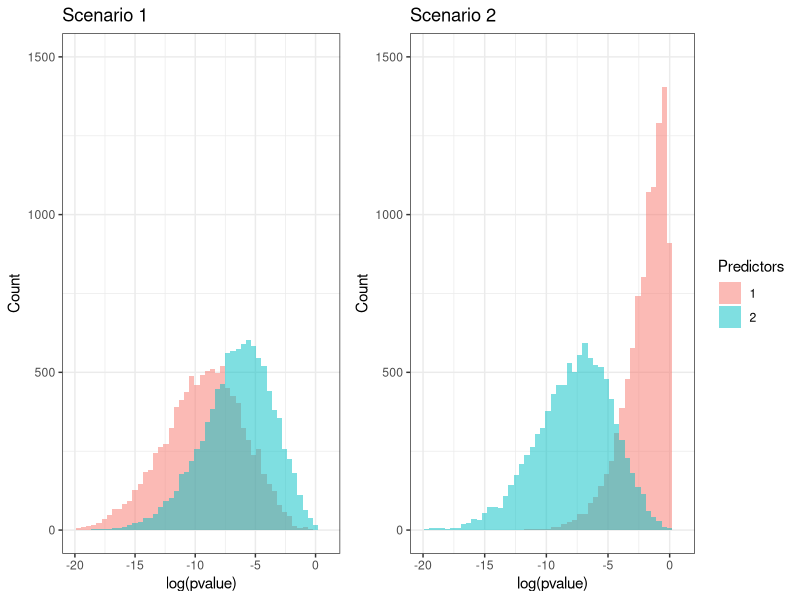

Generate this figure with R:
## ---- chunk 1
list.of.packages <- c("ggplot2", "gridExtra", "MASS", "reshape2", "dplyr")
new.packages <- list.of.packages[!(list.of.packages %in% installed.packages()[,"Package"])]
if(length(new.packages)) install.packages(new.packages)

library(ggplot2)
library(gridExtra)
library(MASS)
library(reshape2)
library(dplyr)
## ---- chunk 2
countries <- read.csv("data/country_stats.csv", check.names = F)
countries_2010 <- countries[countries$Year == 2010,]

countries_2010 <- rename(countries_2010, Emissions = `Emissions per capita (metric tons of carbon dioxide)`,
       `Tourists` = `Tourist/visitor arrivals (thousands)`,
       `Energy supply` = `Supply per capita (gigajoules)`,)

lm1 <- lm(log2(`Emissions`) ~ log2(`Energy supply`), 
          countries_2010[countries_2010$`Emissions` > 0,])

summary(lm1)$coefficients

lm2 <- lm(log2(`Emissions`) ~ log2(`Tourists`), 
          countries_2010[countries_2010$`Emissions` > 0,])

summary(lm2)$coefficients

lm3 <- lm(log2(`Emissions`) ~ log2(`Energy supply`) + 
            log2(`Tourists`), 
          countries_2010[countries_2010$`Emissions` > 0,])

summary(lm3)$coefficients

lm3_vcov <- vcov(lm3)
cormat <- t(t(lm3_vcov/sqrt(diag(lm3_vcov))) / sqrt(diag(lm3_vcov)))
round(cormat, 3)
## ---- chunk 3
set.seed(139)

nsims = 10000
n = 20
beta_1 = 2
beta_2 = 2
sigma = 2

# Correlation matrix for Xs
Sigma = cbind(c(1, 0.5), c(0.5, 1))

# Model with predictors for only X_1
pvals_single = vector(length = nsims)
for (i in 1:nsims) {
  x = mvrnorm(n = n, rep(0, 2), Sigma)
  y = x %*% c(beta_1, beta_2) + rnorm(n, 0, sigma)
  pvals_single[i] = summary(lm(y ~ x[,1]))$coefficients[2, 4]
}

# Model with predictors for X_1 and X_2
pvals_double = vector(length = nsims)
for (i in 1:nsims) {
  x = mvrnorm(n = n, rep(0, 2), Sigma)
  y = x %*% c(beta_1, beta_2) + rnorm(n, 0, sigma)
  pvals_double[i] = summary(lm(y ~ x))$coefficients[2, 4]
}

out_data = data.frame(predictors = as.factor(c(rep(1, nsims), rep(2, nsims))), pvalue = c(pvals_single, pvals_double))

plot1 <- ggplot(out_data, aes(x = log(pvalue), fill = predictors)) + 
  geom_histogram(alpha=0.5, position="identity", bins=50) + 
  theme_bw() + 
  labs(fill="Predictors") + 
  ylab("Count") + 
  ggtitle("Scenario 1") + 
  theme(legend.position = "none") + 
  xlim(c(-20, 1)) + 
  ylim(c(0, 1500))

# Notice the very large variance of X_2
Sigma = cbind(c(1, 0), c(0, 10))

# Model with X_1 as the only predictor
pvals_single = vector(length = nsims)
for (i in 1:nsims) {
  x = mvrnorm(n = n, rep(0, 2), Sigma)
  y = x %*% c(beta_1, beta_2) + rnorm(n, 0, sigma)
  pvals_single[i] = summary(lm(y ~ x[,1]))$coefficients[2, 4]
}

# Model with both X_1 and X_2 as predictors
pvals_double = vector(length = nsims)
for (i in 1:nsims) {
  x = mvrnorm(n = n, rep(0, 2), Sigma)
  y = x %*% c(beta_1, beta_2) + rnorm(n, 0, sigma)
  pvals_double[i] = summary(lm(y ~ x))$coefficients[2, 4]
}

out_data = data.frame(predictors = as.factor(c(rep(1, nsims), rep(2, nsims))), pvalue = c(pvals_single, pvals_double))

plot2 <- ggplot(out_data, aes(x = log(pvalue), fill = predictors)) + 
  geom_histogram(alpha=0.5, position="identity", bins = 50) + 
  theme_bw() + 
  labs(fill="Predictors") + 
  ylab("Count") + 
  ggtitle("Scenario 2") + 
  xlim(c(-20, 1)) + 
  ylim(c(0, 1500))

grid.arrange(plot1, plot2, ncol=2, widths=c(1,1.3))
## ---- chunk 4
contrast.test <- function(fit_lm, vec1, vec2) { # Takes named vector but uses the given order
  beta.hat = coef(fit_lm)
  C = vec1 - vec2
  t.stat = C %*% beta.hat/sqrt(t(C) %*% vcov(fit_lm) %*% C)
  p.value = 2*(pt(abs(t.stat),df=fit_lm$df.residual, lower.tail = F))
  return (c("t.stat" = t.stat, "p.value" = p.value, "df" = fit_lm$df.residual))
}

c("(Intercept)" = 1, log2(unlist(countries_2010[countries_2010$Country == "Seychelles", 
                                      c("Energy supply", "Tourists")]))) - 
  c("(Intercept)" = 1, log2(unlist(countries_2010[countries_2010$Country == "Madagascar", 
                                        c("Energy supply", "Tourists")])))

contrast.test(lm3, c("(Intercept)" = 1, log2(unlist(countries_2010[countries_2010$Country == "Seychelles", 
                                                         c("Energy supply", "Tourists")]))),
              c("(Intercept)" = 1, log2(unlist(countries_2010[countries_2010$Country == "Madagascar", 
                                                    c("Energy supply", "Tourists")]))))
## ---- chunk 5
# Make sure single predictor case collapses to t-test
contrast.test(lm3, c("(Intercept)" = 0, "Energy supply" = 1, "Tourists" = 0),
              c("(Intercept)" = 0, "Energy supply" = 0, "Tourists" = 0))
summary(lm3)$coefficients

# Make sure categorical predictor collapses to paired t-test
countries_2010$is_africa <- grepl("Africa", countries_2010$Region)

lm4 <- lm(log2(`Emissions`) ~ is_africa, 
          countries_2010[countries_2010$`Emissions` > 0,])

contrast.test(lm4, c("(Intercept)" = 1, "is_africaTRUE" = 1),
              c("(Intercept)" = 1, "is_africaTRUE" = 0))
t.test(log2(`Emissions`) ~ is_africa, countries_2010[countries_2010$`Emissions` > 0,], var.equal=T)
